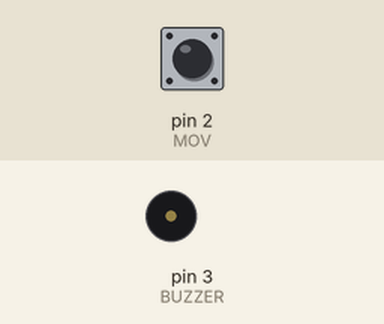
Bench run of a sketch on a simulated Arduino Uno, built with avr-gcc and run on an emulated ATmega328P. Shown: buzzer (waves = sounding). The inputs (shaded band) are chosen by the test bench; at power-on: pin 2 (MOV) HIGH. Random numbers use the default seed unless the sketch sets one.

Above: at 1.2 s.
1.3 s: pin 2 (MOV) pulled LOW for 1 s
At 1.9 s:
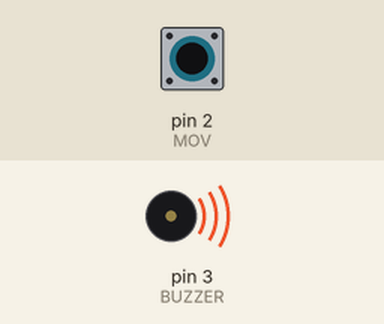
Timing chart, 0 to 4.3 s (numbered marks = the images above; inputs shaded):
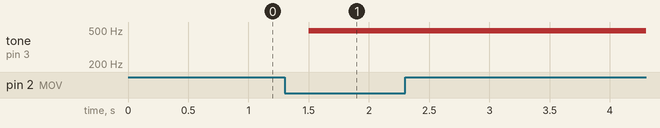

Measured:
- after the input at 1.3 s, tone on pin 3 (BUZZER): silent → 490 Hz after 0.20 s

The sketch:

Progetto_10.pde
```cpp
/*
Attivazione buzzer se c'è movimento
*/


int Val = 0;
const int BUZZER = 3; //Buzzer senza elettronica
const int MOV = 2;    //Sens. movimento
int randNumber = 0;


void setup()
{
  pinMode(BUZZER, OUTPUT);  //Impostazione PIN come uscita
  pinMode(MOV, INPUT);      //Impostazione PIN come ingresso
  digitalWrite(MOV,HIGH);
  Val=digitalRead(MOV);  //Imposto in Val lo stato del sensore presente all'vvio (condizione di non allarme)
}


void loop()
{
  digitalRead(MOV);
  if (Val!=digitalRead(MOV))  //Se c'è movimento attivo il buzzer
  {
    Val=digitalRead(MOV);
    randNumber=random(10,255);
    analogWrite(BUZZER,randNumber);
  }
  else
  {
    Val=digitalRead(MOV);
    digitalWrite(BUZZER,0);
  }
  delay(500);
}
```
